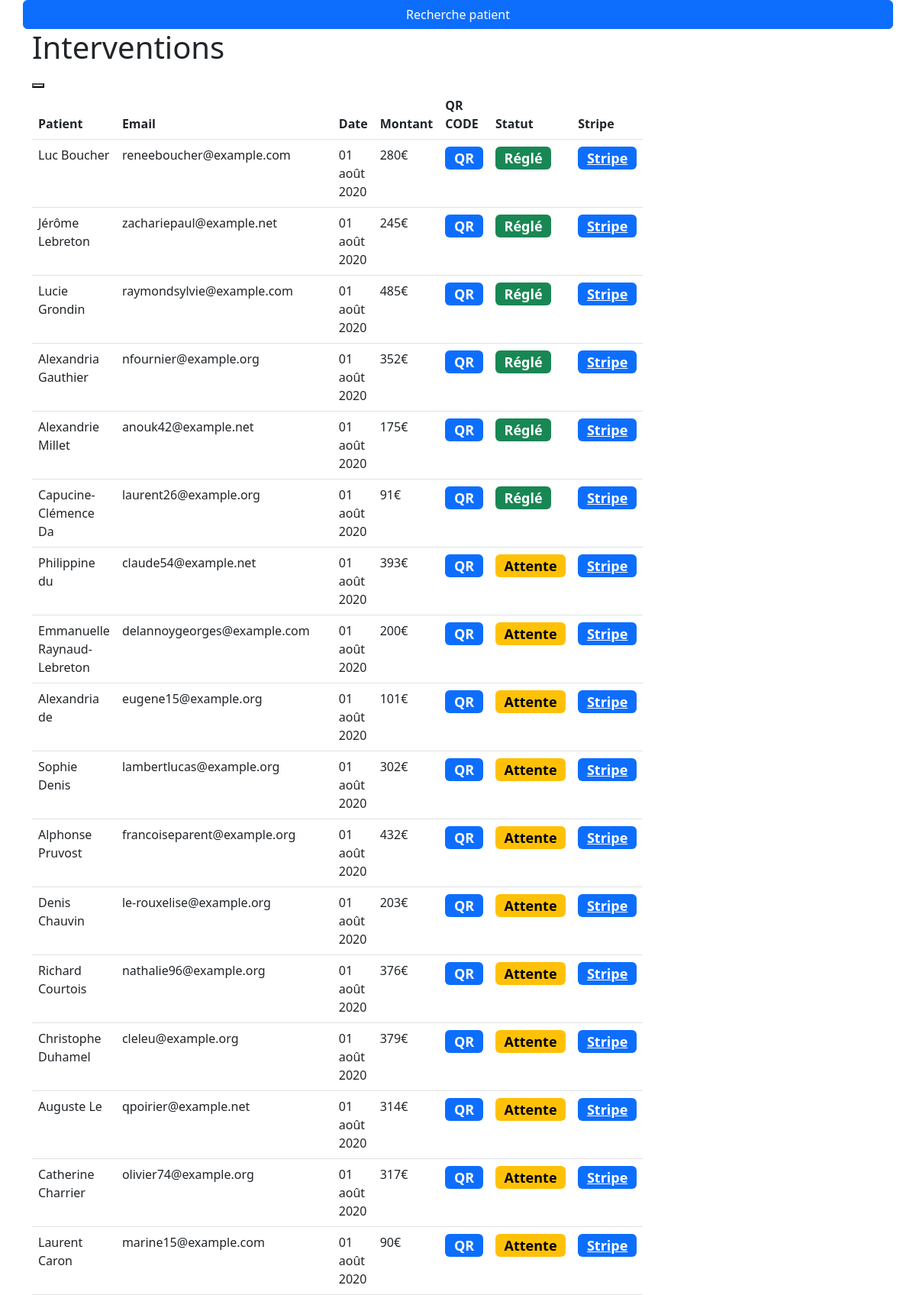
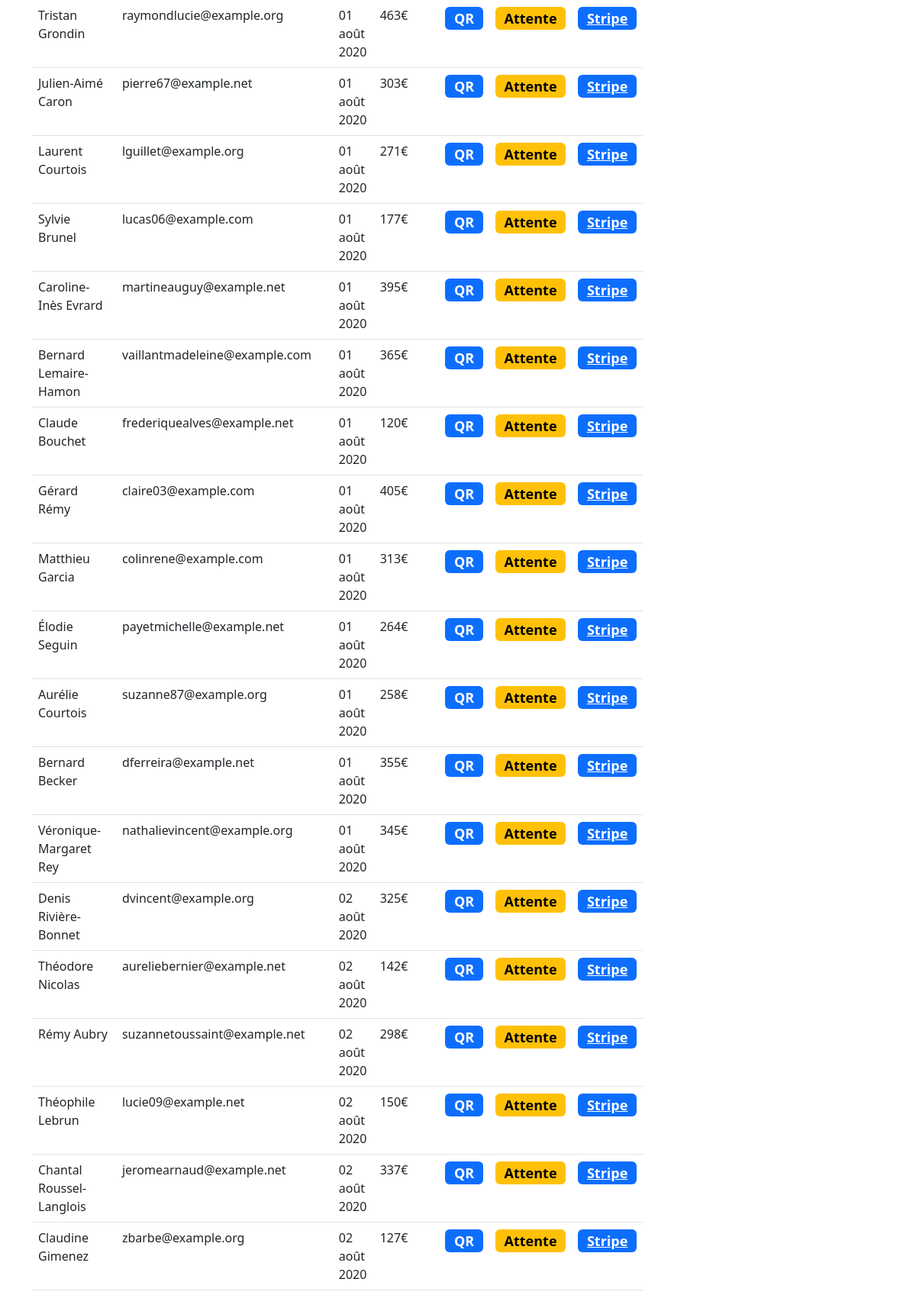
The page / (upper part) on the database its author committed (2 pictures, top to bottom).
### dhpayment/models.py (models this page shows, shortened)
class Interv(models.Model):
    patient = models.ForeignKey(Patient, blank=True, null=True, verbose_name="Patient", on_delete=models.CASCADE)
    date = models.DateField(blank=True, null=True, verbose_name="Date Interv.")
    amount = models.IntegerField(blank=True, null=True, verbose_name="Montant DH")
    uuid = models.CharField(max_length=50, blank=True, null=True, verbose_name="Identifiant paiement")
    payment_state = models.CharField(max_length=3, choices=STATEMENT, default='ATT', blank=True, null=True)
    payment_date = models.DateTimeField(blank=True, null=True)
    class Meta:
        verbose_name = 'Intervention'
        verbose_name_plural = 'Interventions'
        ordering = ['date']

class Patient(models.Model):
    name = models.CharField(max_length=50, blank=True, null=True, verbose_name="Nom")
    forname = models.CharField(max_length=50, blank=True, null=True, verbose_name="Prénom")
    phone = models.CharField(max_length=10, blank=True, null=True, verbose_name="Téléphone")
    email = models.EmailField(blank=True, null=True)
    birthDate = models.DateField(blank=True, null=True)
    def __str__(self):
        return '{} {}'.format(self.forname, self.name)
    class Meta:
        verbose_name = 'Patient'
        verbose_name_plural = 'Patients'
        ordering = ['name']

### dhpayment/views.py (the view)
# urls.py: path('', views.IntervListView.as_view(), name='interv-list'),
class IntervListView(ListView):
    model = Interv
    paginate_by = 100

### dhpayment/templates/dhpayment/interv_list.html
{% extends 'base.html' %}
{% load static %}
{% block content %}
    <div class="row">
    <a class="btn btn-primary" href="{% url 'search' %}" role="button">Recherche patient</a>
        <div class="col-8">
            <h1>Interventions</h1>
            <button hx-get="#" hx-target='#dialog'></button>
            <table class="table">
                <thead>
                <th>Patient</th>
                <th>Email</th>
                <th>Date</th>
                <th>Montant</th>
                <th>QR CODE</th>
                <th>Statut</th>
                <th>Stripe</th>
                </thead>
                <tbody>
                {% for interv in object_list %}
                    <tr>
                        <td>{{ interv.patient }}</td>
                        <td>{{ interv.patient.email }}</td>
                        <td>{{ interv.date|date:'d F Y' }}</td>
                        <td>{{ interv.amount }}€</td>
                        <td><h4><span class="badge text-bg-primary"
                                      style="cursor: pointer;"
                                      hx-trigger="click"
                                      hx-post="{% url 'create-qrcode' interv.uuid %}"
                                      hx-target="#qr">QR</span>
                        </h4></td>
                        {% if interv.payment_state == 'ATT' %}
                            <td><h4><span class="badge text-bg-warning">{{ interv.get_payment_state_display }}</span>
                            </h4></td>
                        {% else %}
                            <td><h4><span class="badge text-bg-success">{{ interv.get_payment_state_display }}</span>
                            </h4></td>
                        {% endif %}
                        <td><h4><a class="badge text-bg-primary"
                                   href="{% url 'create-check-out-session' interv.uuid %}">Stripe</a></h4></td>
                    </tr>
                {% endfor %}
                </tbody>
            </table>
        </div>
        <div class="col-4 mt-5" id="qr">
        </div>
    </div>
    </div>
{% endblock %}

### templates/base.html (shortened to what this page needs)
<!DOCTYPE html>
{% load static %}
<html lang="fr">
<head>
    <link rel="stylesheet" href="{% static 'css/bootstrap/bootstrap.min.css' %}">
</head>
<body hx-headers='{"X-CSRFToken": "{{ csrf_token }}"}'>
<div class="container">
    {% block content %}
    {% endblock %}
</body>
</html>

### rows shown on the page
Interv: patient "Luc Boucher", patient.email "reneeboucher@example.com", date "01 août 2020", amount "280", payment_state "Réglé"
Interv: patient "Jérôme Lebreton", patient.email "zachariepaul@example.net", date "01 août 2020", amount "245", payment_state "Réglé"
Interv: patient "Lucie Grondin", patient.email "raymondsylvie@example.com", date "01 août 2020", amount "485", payment_state "Réglé"
Interv: patient "Alexandria Gauthier", patient.email "nfournier@example.org", date "01 août 2020", amount "352", payment_state "Réglé"
Interv: patient "Alexandrie Millet", patient.email "anouk42@example.net", date "01 août 2020", amount "175", payment_state "Réglé"
Interv: patient "Capucine-Clémence Da", patient.email "laurent26@example.org", date "01 août 2020", amount "91", payment_state "Réglé"
Interv: patient "Philippine du", patient.email "claude54@example.net", date "01 août 2020", amount "393", payment_state "Attente"
Interv: patient "Emmanuelle Raynaud-Lebreton", patient.email "delannoygeorges@example.com", date "01 août 2020", amount "200", payment_state "Attente"
Interv: patient "Alexandria de", patient.email "eugene15@example.org", date "01 août 2020", amount "101", payment_state "Attente"
Interv: patient "Sophie Denis", patient.email "lambertlucas@example.org", date "01 août 2020", amount "302", payment_state "Attente"
Interv: patient "Alphonse Pruvost", patient.email "francoiseparent@example.org", date "01 août 2020", amount "432", payment_state "Attente"
Interv: patient "Denis Chauvin", patient.email "le-rouxelise@example.org", date "01 août 2020", amount "203", payment_state "Attente"
Interv: patient "Richard Courtois", patient.email "nathalie96@example.org", date "01 août 2020", amount "376", payment_state "Attente"
Interv: patient "Christophe Duhamel", patient.email "cleleu@example.org", date "01 août 2020", amount "379", payment_state "Attente"
Interv: patient "Auguste Le", patient.email "qpoirier@example.net", date "01 août 2020", amount "314", payment_state "Attente"
Interv: patient "Catherine Charrier", patient.email "olivier74@example.org", date "01 août 2020", amount "317", payment_state "Attente"
Interv: patient "Laurent Caron", patient.email "marine15@example.com", date "01 août 2020", amount "90", payment_state "Attente"
Interv: patient "Tristan Grondin", patient.email "raymondlucie@example.org", date "01 août 2020", amount "463", payment_state "Attente"
Interv: patient "Julien-Aimé Caron", patient.email "pierre67@example.net", date "01 août 2020", amount "303", payment_state "Attente"
Interv: patient "Laurent Courtois", patient.email "lguillet@example.org", date "01 août 2020", amount "271", payment_state "Attente"
Interv: patient "Sylvie Brunel", patient.email "lucas06@example.com", date "01 août 2020", amount "177", payment_state "Attente"
Interv: patient "Caroline-Inès Evrard", patient.email "martineauguy@example.net", date "01 août 2020", amount "395", payment_state "Attente"
Interv: patient "Bernard Lemaire-Hamon", patient.email "vaillantmadeleine@example.com", date "01 août 2020", amount "365", payment_state "Attente"
Interv: patient "Claude Bouchet", patient.email "frederiquealves@example.net", date "01 août 2020", amount "120", payment_state "Attente"
Interv: patient "Gérard Rémy", patient.email "claire03@example.com", date "01 août 2020", amount "405", payment_state "Attente"
Interv: patient "Matthieu Garcia", patient.email "colinrene@example.com", date "01 août 2020", amount "313", payment_state "Attente"
Interv: patient "Élodie Seguin", patient.email "payetmichelle@example.net", date "01 août 2020", amount "264", payment_state "Attente"
Interv: patient "Aurélie Courtois", patient.email "suzanne87@example.org", date "01 août 2020", amount "258", payment_state "Attente"
Interv: patient "Bernard Becker", patient.email "dferreira@example.net", date "01 août 2020", amount "355", payment_state "Attente"
Interv: patient "Véronique-Margaret Rey", patient.email "nathalievincent@example.org", date "01 août 2020", amount "345", payment_state "Attente"
Interv: patient "Denis Rivière-Bonnet", patient.email "dvincent@example.org", date "02 août 2020", amount "325", payment_state "Attente"
Interv: patient "Théodore Nicolas", patient.email "aureliebernier@example.net", date "02 août 2020", amount "142", payment_state "Attente"
Interv: patient "Rémy Aubry", patient.email "suzannetoussaint@example.net", date "02 août 2020", amount "298", payment_state "Attente"
Interv: patient "Théophile Lebrun", patient.email "lucie09@example.net", date "02 août 2020", amount "150", payment_state "Attente"
Interv: patient "Chantal Roussel-Langlois", patient.email "jeromearnaud@example.net", date "02 août 2020", amount "337", payment_state "Attente"
Interv: patient "Claudine Gimenez", patient.email "zbarbe@example.org", date "02 août 2020", amount "127", payment_state "Attente"
